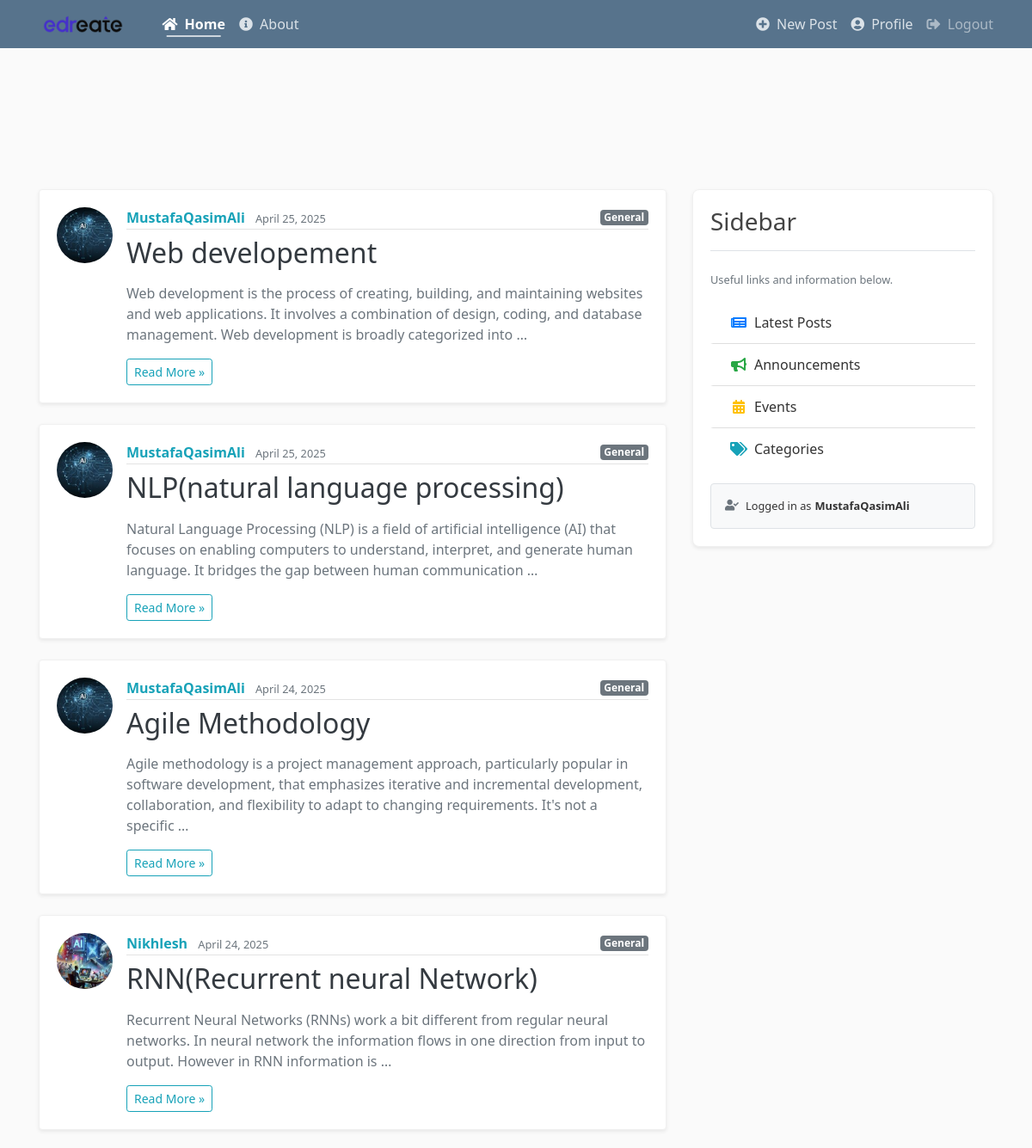
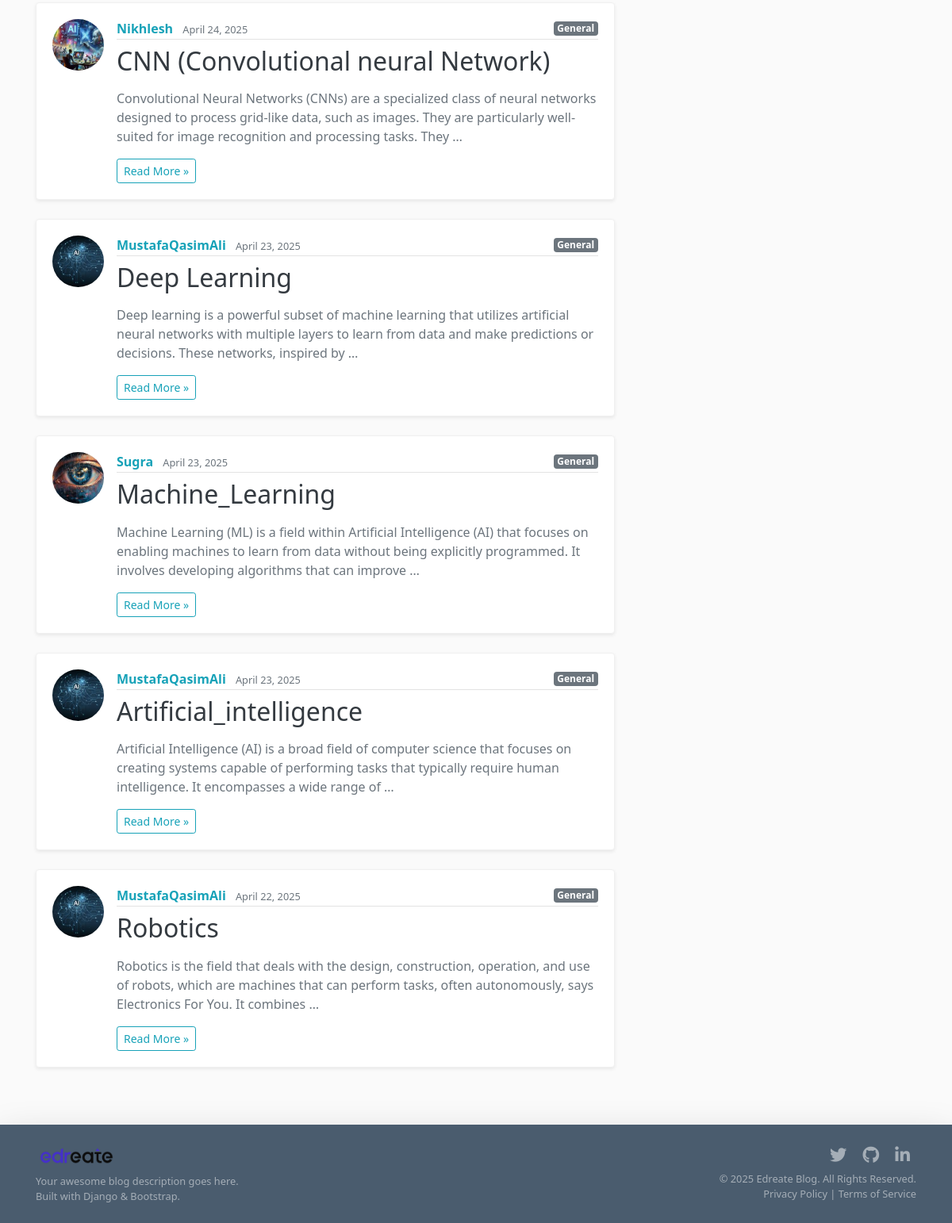
The app's page / (signed in) with its own data (2 pictures, top to bottom).
### blog/models.py (models this page shows, shortened)
class Post(models.Model):
    title = models.CharField(max_length = 100)
    content = models.TextField()
    date_posted = models.DateTimeField(default = timezone.now)
    author = models.ForeignKey(User , on_delete=models.CASCADE)

### users/models.py (models this page shows, shortened)
class Profile(models.Model):
    user = models.OneToOneField(User,on_delete=models.CASCADE)
    image = models.ImageField(default='default.jpg',upload_to='profile_pics')

### blog/views.py (the view)
# urls.py: path('', PostListView.as_view(), name='blog-home'),
class PostListView(ListView):
    model  = Post
    template_name = 'blog/home.html'
    context_object_name = 'posts'
    ordering = ['-date_posted']

### blog/templates/blog/home.html (shortened to what this page needs)
{% extends "blog/base.html" %}
{% block content %}
    {% for post in posts %}
        <article class="media content-section shadow-sm mb-4 bg-white rounded">
          <img class="rounded-circle article-img" src="{{ post.author.profile.image.url }}">
          <div class="media-body">
            <div class="article-metadata d-flex justify-content-between align-items-center mb-2">
              <div>
                <a class="mr-2 text-info font-weight-bold" href="#">{{ post.author }}</a>
                <small class="text-muted">{{ post.date_posted|date:"F d, Y" }}</small>
              </div>
              <span class="badge badge-secondary">{{ post.category|default:"General" }}</span>
            </div>
            <h2 class="mb-3"><a class="article-title text-dark" href="{% url 'post-detail' post.id %}">{{ post.title }}</a></h2>
            <p class="article-content text-secondary">{{ post.content|truncatewords:30 }}</p>
            <a href="{% url 'post-detail' post.id %}" class="btn btn-sm btn-outline-info">Read More &raquo;</a>
          </div>
        </article>
    {% endfor %}
{% endblock content %}

### blog/templates/blog/base.html (shortened to what this page needs)
{% load static %}
<!DOCTYPE html>
<html lang="en">
<head>
    <link rel="stylesheet" href="https://cdn.jsdelivr.net/npm/bootstrap@4.6.0/dist/css/bootstrap.min.css">
    <link href="https://cdnjs.cloudflare.com/ajax/libs/font-awesome/5.15.4/css/all.min.css" rel="stylesheet">
    <link rel="stylesheet" type="text/css" href="{% static 'blog/main.css' %}">
</head>
<body>
    <header class="site-header">
        <nav class="navbar navbar-expand-md navbar-dark bg-steel fixed-top">
            <div class="container">
                <a class="navbar-brand mr-4 d-flex align-items-center" href="{% url 'blog-home' %}">
                    <img src="{% static 'images/edreate-logo-transparent-background.webp' %}" alt="Logo" style="height: 30px;" class="mr-2">
                </a>
                <div class="collapse navbar-collapse" id="navbarToggle">
                    <div class="navbar-nav mr-auto">
                        <a class="nav-item nav-link {% if request.resolver_match.url_name == 'blog-home' %}active{% endif %}" href="{% url 'blog-home' %}">
                            <i class="fas fa-home mr-1"></i> Home
                        </a>
                        <a class="nav-item nav-link {% if request.resolver_match.url_name == 'blog-about' %}active{% endif %}" href="{% url 'blog-about' %}">
                            <i class="fas fa-info-circle mr-1"></i> About
                        </a>
                    </div>
                    <div class="navbar-nav align-items-md-center">
                        {% if user.is_authenticated %}
                            <a class="nav-item nav-link" href="{% url 'post-create' %}">
                                <i class="fas fa-plus-circle mr-1"></i> New Post
                            </a>
                            <a class="nav-item nav-link" href="{% url 'profile' %}">
                                <i class="fas fa-user-circle mr-1"></i> Profile
                            </a>
                            <form method="post" action="{% url 'logout' %}" class="form-inline ml-md-2">
                                <button type="submit" class="btn btn-link nav-item nav-link p-0">
                                    <i class="fas fa-sign-out-alt mr-1"></i> Logout
                                </button>
                            </form>
                        {% endif %}
                    </div>
                </div>
            </div>
        </nav>
    </header>
    <main role="main" class="container">
        <div class="row">
            <div class="col-md-8">
                {% block content %}{% endblock %}
            </div>
            <div class="col-md-4">
                <div class="content-section shadow-sm">
                    <h3 class="border-bottom pb-3 mb-4">Sidebar</h3>
                    <p class='text-muted small mb-3'>Useful links and information below.</p>
                    <ul class="list-group list-group-flush mb-3">
                        <li class="list-group-item d-flex align-items-center">
                            <i class="fas fa-newspaper fa-fw mr-2 text-primary"></i> Latest Posts
                        </li>
                        <li class="list-group-item d-flex align-items-center">
                            <i class="fas fa-bullhorn fa-fw mr-2 text-success"></i> Announcements
                        </li>
                        <li class="list-group-item d-flex align-items-center">
                            <i class="fas fa-calendar-alt fa-fw mr-2 text-warning"></i> Events
                        </li>
                        <li class="list-group-item d-flex align-items-center">
                            <i class="fas fa-tags fa-fw mr-2 text-info"></i> Categories
                        </li>
                    </ul>
                    {% if user.is_authenticated %}
                    <div class="p-3 bg-light rounded mt-3 border">
                        <p class="mb-0 small d-flex align-items-center">
                            <i class="fas fa-user-check mr-2 text-muted"></i>
                            Logged in as <strong class="ml-1">{{ user.username }}</strong>
                        </p>
                    </div>
                    {% endif %}
                </div>
            </div>
        </div>
    </main>
    <footer class="bg-steel text-white py-4 mt-5 shadow-lg">
        <div class="container">
            <div class="row align-items-center">
                <div class="col-md-6 mb-3 mb-md-0">
                     <img src="{% static 'images/edreate-logo-transparent-background.webp' %}" alt="Logo" style="height: 30px;" class="d-block mb-2">
                    <p class="small mb-0 text-white-50">
                        Your awesome blog description goes here. <br> Built with Django & Bootstrap.
                    </p>
                </div>
                <div class="col-md-6 text-md-right text-center">
                     <div class="mb-2">
                         <a href="#" class="text-white-50 mx-2"><i class="fab fa-twitter fa-lg"></i></a>
                         <a href="#" class="text-white-50 mx-2"><i class="fab fa-github fa-lg"></i></a>
                         <a href="#" class="text-white-50 mx-2"><i class="fab fa-linkedin-in fa-lg"></i></a>
                     </div>
                    <p class="small mb-0 text-white-50">
                        © {% now "Y" %} Edreate Blog. All Rights Reserved.
                    </p>
                     <p class="small mb-0 text-white-50">
                         <a href="#" class="text-white-50">Privacy Policy</a> | <a href="#" class="text-white-50">Terms of Service</a>
                     </p>
                </div>
            </div>
        </div>
    </footer>
</body>
</html>

### blog/static/blog/main.css (style rules this page uses)
:root { --primary-color: #3498db; --primary-dark: #2980b9; --secondary-color: #3d4f60; --light-bg: #f8f9fa; --border-color: #e9ecef; }
body { background: #fafafa; color: #333333; margin-top: 5rem; padding-top: 70px; font-family: 'Segoe UI', Roboto, 'Helvetica Neue', Arial, sans-serif; }
h1, h2, h3, h4, h5, h6 { color: #444444; }
ul { margin: 0; }
.bg-steel { background-color: var(--secondary-color); }
.site-header { z-index: 1030; box-shadow: 0 2px 5px rgba(0, 0, 0, 0.08); }
.site-header .navbar-nav .nav-link { color: #dbe2e8; }
.site-header .navbar-nav .nav-link.active { font-weight: 600; }
.navbar-brand { font-weight: 700; font-size: 1.5rem; }
.content-section { background: #ffffff; padding: 20px; border-radius: 8px; box-shadow: 0 2px 5px rgba(0, 0, 0, 0.05); margin-bottom: 20px; border: 1px solid #f0f0f0; transition: transform 0.2s; }
.article-title { color: #444444; text-decoration: none; }
.article-content { white-space: pre-line; }
.article-img { width: 65px; height: 65px; margin-right: 16px; object-fit: cover; }
.article-metadata { padding-bottom: 1px; margin-bottom: 4px; border-bottom: 1px solid #e3e3e3; }
.nav-item.nav-link { padding: 0.5rem 1rem; transition: all 0.2s; }
.btn-link.nav-item { background: none; border: none; }
.list-group-item { border-left: none; border-right: none; padding: 12px 20px; transition: all 0.2s; }
footer.bg-steel { background-color: #4a5c6e; color: #f8f9fa; }

### blog/templates/blog/base.html (style rules this page uses)
html { scroll-behavior: smooth; }
.site-header .navbar { opacity: 0; animation: slideDownFade 0.6s ease-out 0.1s forwards; }
.navbar-nav .nav-link { position: relative; transition: color 0.3s ease; padding-bottom: 8px; }
.navbar-nav .nav-link::after { content: ''; position: absolute; width: 0; height: 2px; bottom: 5px; left: 50%; transform: translateX(-50%); background-color: rgba(255, 255, 255, 0.7); transition: width 0.3s ease-out; }
.navbar-nav .nav-link:hover::after, .navbar-nav .nav-link.active::after { width: 70%; }
.navbar .btn-link.nav-link { border: none; background: none; padding: 0.5rem 1rem; color: rgba(255, 255, 255, 0.5); transition: color 0.3s ease; cursor: pointer; }
main.container { padding-top: 70px; }
main .col-md-8 { opacity: 0; animation: slideUpFade 0.7s ease-out 0.4s forwards; }
main .col-md-4 .content-section { opacity: 0; animation: slideUpFade 0.7s ease-out 0.6s forwards; transition: box-shadow 0.3s ease; }
.content-section .list-group-item { transition: background-color 0.3s ease, transform 0.2s ease, border-left-color 0.3s ease; border-left: 3px solid transparent; }
footer.bg-steel { opacity: 0; animation: slideUpFade 0.8s ease-out 0.8s forwards; }
.bg-steel { background-color: #57738C; }
main { margin-bottom: 30px; }

### records on screen
Post: author.profile.image (picture), author "MustafaQasimAli", date_posted "April 25, 2025", category "General", title "Web developement", content "Web development is the process of creating, building, and maintaining websites and web applications. It involves a combination of design, coding, and database management. Web development is broadly categorized into …"
Post: author.profile.image (picture), author "MustafaQasimAli", date_posted "April 25, 2025", category "General", title "NLP(natural language processing)", content "Natural Language Processing (NLP) is a field of artificial intelligence (AI) that focuses on enabling computers to understand, interpret, and generate human language. It bridges the gap between human communication …"
Post: author.profile.image (picture), author "MustafaQasimAli", date_posted "April 24, 2025", category "General", title "Agile Methodology", content "Agile methodology is a project management approach, particularly popular in software development, that emphasizes iterative and incremental development, collaboration, and flexibility to adapt to changing requirements. It's not a specific …"
Post: author.profile.image (picture), author "Nikhlesh", date_posted "April 24, 2025", category "General", title "RNN(Recurrent neural Network)", content "Recurrent Neural Networks (RNNs) work a bit different from regular neural networks. In neural network the information flows in one direction from input to output. However in RNN information is …"
Post: author.profile.image (picture), author "Nikhlesh", date_posted "April 24, 2025", category "General", title "CNN (Convolutional neural Network)", content "Convolutional Neural Networks (CNNs) are a specialized class of neural networks designed to process grid-like data, such as images. They are particularly well-suited for image recognition and processing tasks. They …"
Post: author.profile.image (picture), author "MustafaQasimAli", date_posted "April 23, 2025", category "General", title "Deep Learning", content "Deep learning is a powerful subset of machine learning that utilizes artificial neural networks with multiple layers to learn from data and make predictions or decisions. These networks, inspired by …"
Post: author.profile.image (picture), author "Sugra", date_posted "April 23, 2025", category "General", title "Machine_Learning", content "Machine Learning (ML) is a field within Artificial Intelligence (AI) that focuses on enabling machines to learn from data without being explicitly programmed. It involves developing algorithms that can improve …"
Post: author.profile.image (picture), author "MustafaQasimAli", date_posted "April 23, 2025", category "General", title "Artificial_intelligence", content "Artificial Intelligence (AI) is a broad field of computer science that focuses on creating systems capable of performing tasks that typically require human intelligence. It encompasses a wide range of …"
Post: author.profile.image (picture), author "MustafaQasimAli", date_posted "April 22, 2025", category "General", title "Robotics", content "Robotics is the field that deals with the design, construction, operation, and use of robots, which are machines that can perform tasks, often autonomously, says Electronics For You. It combines …"

### other values on screen
{{ user.username }} "MustafaQasimAli"
